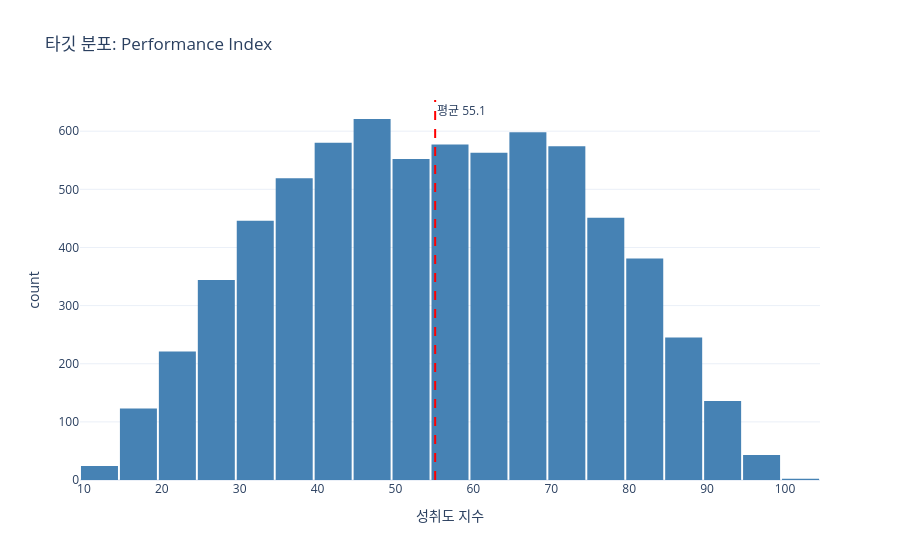
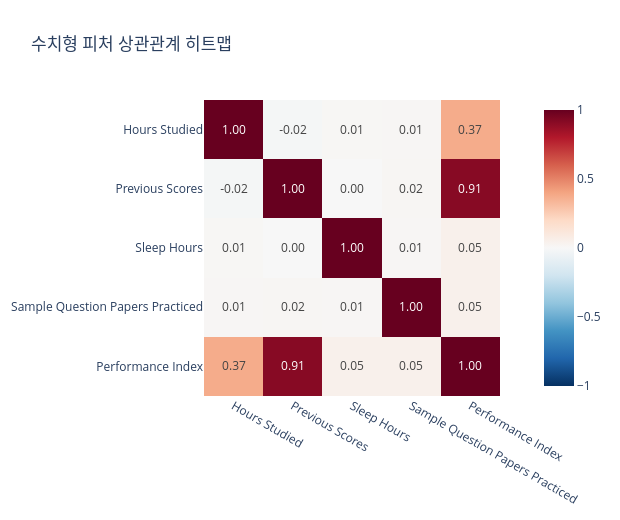

The notebook cell these images were saved under, in order:
### Code cell
# 타깃 분포 히스토그램 + 평균선
mean_val = df[TARGET_COL].mean()
fig_target = px.histogram(
    df, x=TARGET_COL, nbins=30,
    title=f'타깃 분포: {TARGET_COL}',
    template='plotly_white',
    color_discrete_sequence=['steelblue'],
    labels={TARGET_COL: '성취도 지수'},
)
fig_target.add_vline(
    x=mean_val, line_dash='dash', line_color='red',
    annotation_text=f'평균 {mean_val:.1f}', annotation_position='top right'
)
fig_target.update_layout(bargap=0.05)
fig_target.show()

# 상관관계 히트맵 (색상 스케일 개선: -1 ~ +1 고정, diverging 컬러맵)
if len(numeric_cols) > 1:
    corr = df[numeric_cols].corr(numeric_only=True)
    fig_corr = px.imshow(
        corr,
        text_auto='.2f',
        title='수치형 피처 상관관계 히트맵',
        color_continuous_scale='RdBu_r',
        zmin=-1, zmax=1,
        template='plotly_white',
    )
    fig_corr.update_layout(width=620, height=520)
    fig_corr.show()

### Figure 1 — Plotly figure (JSON) as saved in the notebook; plotly's stock layout.template omitted (floating-point values rounded to 4 significant figures; data arrays with more than 128 entries replaced by an {"elided": "..."} marker saying what was removed)
{"data": [{"bingroup": "x", "hovertemplate": "성취도 지수=%{x}<br>count=%{y}<extra></extra>", "legendgroup": "", "marker": {"color": "steelblue", "pattern": {"shape": ""}}, "name": "", "nbinsx": 30, "orientation": "v", "showlegend": false, "type": "histogram", "x": {"elided": "7000 float values"}, "xaxis": "x", "yaxis": "y"}], "layout": {"annotations": [{"showarrow": false, "text": "평균 55.1", "x": 55.1, "xanchor": "left", "xref": "x", "y": 1, "yanchor": "top", "yref": "y domain"}], "bargap": 0.05, "barmode": "relative", "legend": {"tracegroupgap": 0}, "shapes": [{"line": {"color": "red", "dash": "dash"}, "type": "line", "x0": 55.1, "x1": 55.1, "xref": "x", "y0": 0, "y1": 1, "yref": "y domain"}], "title": {"text": "타깃 분포: Performance Index"}, "xaxis": {"anchor": "y", "domain": [0, 1], "title": {"text": "성취도 지수"}}, "yaxis": {"anchor": "x", "domain": [0, 1], "title": {"text": "count"}}}}

### Figure 2 — Plotly figure (JSON) as saved in the notebook; plotly's stock layout.template omitted (floating-point values rounded to 4 significant figures)
{"data": [{"coloraxis": "coloraxis", "hovertemplate": "x: %{x}<br>y: %{y}<br>color: %{z}<extra></extra>", "name": "0", "texttemplate": "%{z:.2f}", "type": "heatmap", "x": ["Hours Studied", "Previous Scores", "Sleep Hours", "Sample Question Papers Practiced", "Performance Index"], "xaxis": "x", "y": ["Hours Studied", "Previous Scores", "Sleep Hours", "Sample Question Papers Practiced", "Performance Index"], "yaxis": "y", "z": [[1.0, -0.01502, 0.01066, 0.01205, 0.3742], [-0.01502, 1.0, 0.001959, 0.01609, 0.9139], [0.01066, 0.001959, 1.0, 0.01436, 0.04928], [0.01205, 0.01609, 0.01436, 1.0, 0.04991], [0.3742, 0.9139, 0.04928, 0.04991, 1.0]]}], "layout": {"coloraxis": {"cmax": 1, "cmin": -1, "colorscale": [[0, "rgb(5,48,97)"], [0.1, "rgb(33,102,172)"], [0.2, "rgb(67,147,195)"], [0.3, "rgb(146,197,222)"], [0.4, "rgb(209,229,240)"], [0.5, "rgb(247,247,247)"], [0.6, "rgb(253,219,199)"], [0.7, "rgb(244,165,130)"], [0.8, "rgb(214,96,77)"], [0.9, "rgb(178,24,43)"], [1, "rgb(103,0,31)"]]}, "height": 520, "title": {"text": "수치형 피처 상관관계 히트맵"}, "width": 620, "xaxis": {"anchor": "y", "constrain": "domain", "domain": [0, 1], "scaleanchor": "y"}, "yaxis": {"anchor": "x", "autorange": "reversed", "constrain": "domain", "domain": [0, 1]}}}
